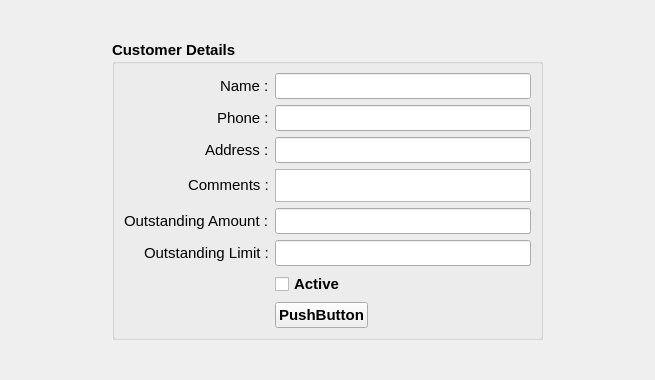
<?xml version="1.0" encoding="UTF-8"?>
<ui version="4.0">
 <class>AddCustomerWidget</class>
 <widget class="QWidget" name="AddCustomerWidget">
  <property name="geometry">
   <rect>
    <x>0</x>
    <y>0</y>
    <width>655</width>
    <height>380</height>
   </rect>
  </property>
  <property name="sizePolicy">
   <sizepolicy hsizetype="Preferred" vsizetype="Preferred">
    <horstretch>0</horstretch>
    <verstretch>0</verstretch>
   </sizepolicy>
  </property>
  <property name="windowTitle">
   <string>Form</string>
  </property>
  <layout class="QGridLayout" name="gridLayout">
   <item row="0" column="0">
    <widget class="QGroupBox" name="groupBox">
     <property name="sizePolicy">
      <sizepolicy hsizetype="Fixed" vsizetype="Fixed">
       <horstretch>0</horstretch>
       <verstretch>0</verstretch>
      </sizepolicy>
     </property>
     <property name="maximumSize">
      <size>
       <width>16777215</width>
       <height>300</height>
      </size>
     </property>
     <property name="font">
      <font>
       <pointsize>11</pointsize>
       <weight>75</weight>
       <bold>true</bold>
      </font>
     </property>
     <property name="title">
      <string>Customer Details</string>
     </property>
     <layout class="QFormLayout" name="formLayout">
      <property name="labelAlignment">
       <set>Qt::AlignRight|Qt::AlignTrailing|Qt::AlignVCenter</set>
      </property>
      <item row="0" column="0">
       <widget class="QLabel" name="label">
        <property name="font">
         <font>
          <weight>50</weight>
          <bold>false</bold>
         </font>
        </property>
        <property name="text">
         <string>Name :</string>
        </property>
       </widget>
      </item>
      <item row="0" column="1">
       <widget class="QLineEdit" name="nameText">
        <property name="font">
         <font>
          <weight>50</weight>
          <bold>false</bold>
         </font>
        </property>
       </widget>
      </item>
      <item row="1" column="0">
       <widget class="QLabel" name="label_2">
        <property name="font">
         <font>
          <weight>50</weight>
          <bold>false</bold>
         </font>
        </property>
        <property name="text">
         <string>Phone :</string>
        </property>
       </widget>
      </item>
      <item row="1" column="1">
       <widget class="QLineEdit" name="phoneText">
        <property name="font">
         <font>
          <weight>50</weight>
          <bold>false</bold>
         </font>
        </property>
       </widget>
      </item>
      <item row="2" column="0">
       <widget class="QLabel" name="label_3">
        <property name="font">
         <font>
          <weight>50</weight>
          <bold>false</bold>
         </font>
        </property>
        <property name="text">
         <string>Address :</string>
        </property>
       </widget>
      </item>
      <item row="2" column="1">
       <widget class="QLineEdit" name="addressText">
        <property name="font">
         <font>
          <weight>50</weight>
          <bold>false</bold>
         </font>
        </property>
       </widget>
      </item>
      <item row="3" column="0">
       <widget class="QLabel" name="label_4">
        <property name="font">
         <font>
          <weight>50</weight>
          <bold>false</bold>
         </font>
        </property>
        <property name="text">
         <string>Comments :</string>
        </property>
       </widget>
      </item>
      <item row="3" column="1">
       <widget class="QTextEdit" name="commentsText">
        <property name="sizePolicy">
         <sizepolicy hsizetype="Expanding" vsizetype="Minimum">
          <horstretch>0</horstretch>
          <verstretch>0</verstretch>
         </sizepolicy>
        </property>
        <property name="maximumSize">
         <size>
          <width>16777215</width>
          <height>200</height>
         </size>
        </property>
        <property name="font">
         <font>
          <weight>50</weight>
          <bold>false</bold>
         </font>
        </property>
       </widget>
      </item>
      <item row="6" column="0">
       <spacer name="horizontalSpacer_3">
        <property name="orientation">
         <enum>Qt::Horizontal</enum>
        </property>
        <property name="sizeHint" stdset="0">
         <size>
          <width>40</width>
          <height>20</height>
         </size>
        </property>
       </spacer>
      </item>
      <item row="6" column="1">
       <widget class="QCheckBox" name="active">
        <property name="text">
         <string>Active</string>
        </property>
       </widget>
      </item>
      <item row="7" column="0">
       <spacer name="horizontalSpacer">
        <property name="orientation">
         <enum>Qt::Horizontal</enum>
        </property>
        <property name="sizeHint" stdset="0">
         <size>
          <width>40</width>
          <height>25</height>
         </size>
        </property>
       </spacer>
      </item>
      <item row="7" column="1">
       <layout class="QHBoxLayout" name="horizontalLayout">
        <item>
         <widget class="QPushButton" name="button">
          <property name="text">
           <string>PushButton</string>
          </property>
         </widget>
        </item>
        <item>
         <spacer name="horizontalSpacer_2">
          <property name="orientation">
           <enum>Qt::Horizontal</enum>
          </property>
          <property name="sizeHint" stdset="0">
           <size>
            <width>40</width>
            <height>20</height>
           </size>
          </property>
         </spacer>
        </item>
       </layout>
      </item>
      <item row="4" column="0">
       <widget class="QLabel" name="label_5">
        <property name="font">
         <font>
          <weight>50</weight>
          <bold>false</bold>
         </font>
        </property>
        <property name="text">
         <string>Outstanding Amount :</string>
        </property>
       </widget>
      </item>
      <item row="4" column="1">
       <widget class="QLineEdit" name="outstandingAmount"/>
      </item>
      <item row="5" column="1">
       <widget class="QLineEdit" name="outstandingLimit"/>
      </item>
      <item row="5" column="0">
       <widget class="QLabel" name="label_6">
        <property name="font">
         <font>
          <weight>50</weight>
          <bold>false</bold>
         </font>
        </property>
        <property name="text">
         <string>Outstanding Limit :</string>
        </property>
       </widget>
      </item>
     </layout>
    </widget>
   </item>
  </layout>
 </widget>
 <resources/>
 <connections/>
</ui>
